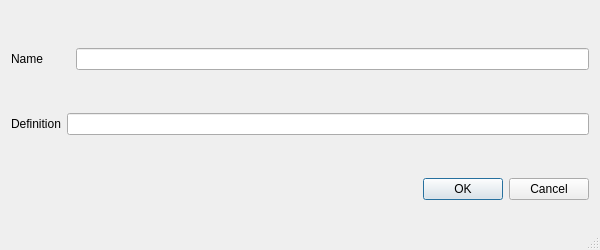
<?xml version="1.0" encoding="UTF-8"?>
<ui version="4.0">
 <class>AddDefinitionDialog</class>
 <widget class="QDialog" name="AddDefinitionDialog">
  <property name="modal">
   <bool>true</bool>
  </property>
  <property name="sizeGripEnabled">
   <bool>true</bool>
  </property>
  <property name="geometry">
   <rect>
    <x>0</x>
    <y>0</y>
    <width>600</width>
    <height>250</height>
   </rect>
  </property>
  <layout class="QVBoxLayout" name="verticalLayout">
   <item>
    <layout class="QHBoxLayout" name="nameLayout">
     <item>
      <widget class="QLabel" name="nameLabel">
       <property name="text">
        <string>Name        </string>
       </property>
      </widget>
     </item>
     <item>
      <widget class="QLineEdit" name="txtName"/>
     </item>
    </layout>
   </item>
   <item>
    <layout class="QHBoxLayout" name="jsonLayout">
     <item>
      <widget class="QLabel" name="jsonLabel">
       <property name="text">
        <string>Definition</string>
       </property>
      </widget>
     </item>
     <item>
      <widget class="QLineEdit" name="txtDefinition"/>
     </item>
    </layout>
   </item>
   <item>
    <widget class="QDialogButtonBox" name="buttonBox">
     <property name="orientation">
      <enum>Qt::Horizontal</enum>
     </property>
     <property name="standardButtons">
      <set>QDialogButtonBox::Cancel|QDialogButtonBox::Ok</set>
     </property>
    </widget>
   </item>
  </layout>
 </widget>
 <resources/>
 <connections/>
</ui>
